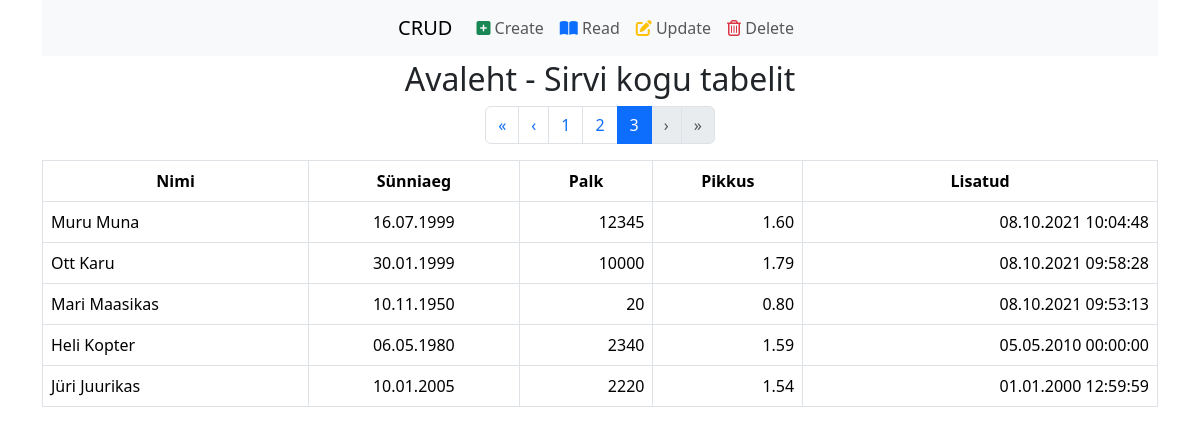
The page /index.php?pg=3 on the database its author committed.
### tables this page shows
CREATE TABLE `simple` (
  `id` int(11) UNSIGNED NOT NULL COMMENT 'Mina olen oluline väli! I am an important field!',
  `name` varchar(20) NOT NULL,
  `birth` date NOT NULL,
  `salary` int(5) DEFAULT NULL,
  `height` decimal(3,2) DEFAULT NULL,
  `added` datetime NOT NULL
);

### config/mysqli.php (called while the page is built, shortened)
<?php
    class Db {
        function dbConnect() {
            $con = new mysqli(DB_SERVER, DB_USER, DB_PASS, DB_NAME);
            mysqli_set_charset($con, "utf8");
            return $con;
        }
        public function dbQuery($sql) {
            $con = $this->dbConnect();
            if($con) {
                $res = mysqli_query($con, $sql);
                return $res;
            }
            return false;
        }
        function dbGetArray($sql) {
            $res = $this->dbQuery($sql);
            if($res !== false) {
                $data = array();
                if($res) {
                    while($row = mysqli_fetch_assoc($res)) {
                        $data[] = $row;
                    }
                    if(is_array($data) and count($data) > 0) {
                        return $data;
                    } else {
                        return false;
                    }
                } else {
                    echo "<div><strong>Viga andmebaasist k&uuml;simisega</strong></div>";
                    return false;
                }
            } else {
                return false;
            }
        }
    }
    $database = new Db;
?>

### homepage.php (the view)
<h2 class="text-center">Avaleht - Sirvi kogu tabelit</h2>
<?php
include 'paginate.php';
$sql = 'SELECT * FROM simple ORDER BY added DESC LIMIT '.$start.', '.$maxPerPage;
$res = $database->dbGetArray($sql);
if($res !== FALSE) {
?>
<table class="table table-hover table-bordered">
    <thead>
        <tr class="text-center">
            <th>Nimi</th>
            <th>Sünniaeg</th>
            <th>Palk</th>
            <th>Pikkus</th>
            <th>Lisatud</th>
        </tr>
    </thead>
    <tbody>
        <?php
        foreach($res as $key=>$val) {
            $date = new DateTime($val['birth']);
            $birth = $date->format('d.m.Y');
            $dateTime = new DateTime($val['added']);
            $added = $dateTime->format('d.m.Y H:i:s');
        ?>
        <tr>
            <td><?php echo $val['name']; ?></td>
            <td class="text-center"><?php echo $birth; ?></td>
            <td class="text-end"><?php echo $val['salary']; ?></td>
            <td class="text-end"><?php echo $val['height']; ?></td>
            <td class="text-end"><?php echo $added; ?></td>
        </tr>
        <?php
        }
        ?>
    </tbody>
</table>
<?php
} else {
?>
    <div class="alert alert-danger">Sobivaid kirjeid ei leitud</div>
<?php
}
?>

### rows shown on the page
simple: name "Muru Muna", birth "16.07.1999", salary "12345", height "1.60", added "08.10.2021 10:04:48"
simple: name "Ott Karu", birth "30.01.1999", salary "10000", height "1.79", added "08.10.2021 09:58:28"
simple: name "Mari Maasikas", birth "10.11.1950", salary "20", height "0.80", added "08.10.2021 09:53:13"
simple: name "Heli Kopter", birth "06.05.1980", salary "2340", height "1.59", added "05.05.2010 00:00:00"
simple: name "Jüri Juurikas", birth "10.01.2005", salary "2220", height "1.54", added "01.01.2000 12:59:59"
